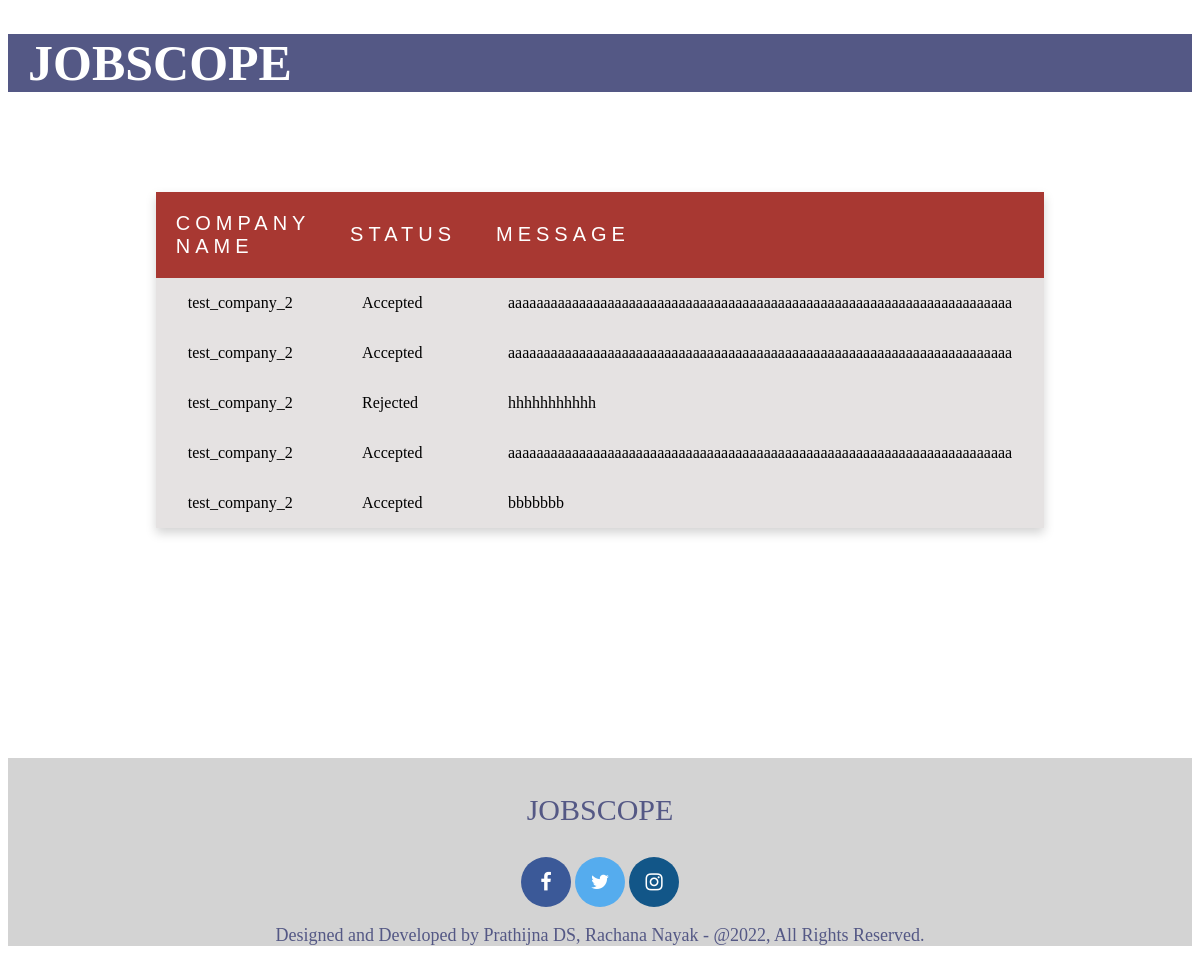
Screenshot of /jobscope/user_viewmsg.php with the database file from the repository.
### tables this page shows
CREATE TABLE `message` (
  `EmpID` int(25) NOT NULL,
  `name` varchar(255) NOT NULL,
  `status` varchar(255) NOT NULL,
  `message` varchar(255) NOT NULL
);

### jobscope/user_viewmsg.php (the view, shortened to what this page needs)
<?php
  $conn = mysqli_connect("localhost","root","","jobdb");
  $EmpID=$_SESSION['EmpID'];
  if($conn)
  {
    $query = "SELECT `name`,`status`,`message` FROM `message` WHERE EmpID='$EmpID'";
    $connect = mysqli_query($conn,$query);
    $num = mysqli_num_rows($connect);
  }
  else{
    echo "Error";
  }
?>
<!DOCTYPE html>
<html>
<head>
    <link
    rel="stylesheet"
    href="https://cdnjs.cloudflare.com/ajax/libs/font-awesome/4.7.0/css/font-awesome.min.css",href="jobresult1.css">
</head>
<body>
    <div class="topnav">
        <h1>JOBSCOPE</h1>
    </div>
     <div >
        <table  style="margin-right: auto;margin-left:auto">
            <thead>
                <tr>
                    <th>Company Name</th>
                    <th>Status </th>
                    <th>Message</th>
                </tr>
            </thead>
             <?php
                  if($num > 0)
                  {
                    while(  $data = mysqli_fetch_assoc($connect))
                    {
                        echo "
                            <tr>
                            <td>".$data['name']."</td>
                            <td>".$data['status']."</td>
                            <td>".$data['message']."</td>
                            </tr>";
                    }
                  }
                ?>
        </table>
    </div>
    <div class="footer" style="margin-top: 230px;">
      <p class="f4" style="font-size: 30;font: bold;">JOBSCOPE</p>
      <a href="#" class="fa fa-facebook"></a>
      <a href="#" class="fa fa-twitter"></a>
      <a href="#" class="fa fa-instagram"></a>
      <p class="f5">
        Designed and Developed by Prathijna DS, Rachana Nayak - @2022, All
        Rights Reserved.
      </p>
    </div>
</body>
</html>

### jobscope/user_viewmsg.php (style rules this page uses)
.topnav { background-color: #545885; }
.topnav h1 { color: white; padding-left: 20px; margin-bottom: 5px; font-weight: 800; font-size: 50px; }
table { margin-top: 100px; border-collapse: collapse; box-shadow: 0 5px 10px lightgray; background-color: white; text-align: left; overflow: hidden; border-radius: none; width: 50%; }
table thead { box-shadow: 0 5px 10px lightgray; background-color: #a83832; }
table thead th { padding: 20px; text-transform: uppercase; letter-spacing: 5px; font-size: 20px; font-weight: 500; color: white; font-family: "Poppins", sans-serif; height: 10px; }
table tbody td { padding: 1rem 2rem; }
table tbody tr { background-color: rgb(229, 226, 226); }
.footer { left: 0; bottom: 0; width: 100%; background-color: lightgray; color: white; text-align: center; padding-top: 5px; }
.f4 { font-size: 30px; text-align: center; padding: 0; color: #545885; font: bold; }
.f5 { font-size: 18px; text-align: center; color: #545885; font-weight: 300; }
.fa-facebook { background: #3b5998; color: white; }
.fa-twitter { background: #55acee; color: white; }
.fa-instagram { background: #125688; color: white; }
.fa { padding: 15px; font-size: 20px; width: 20px; text-align: center; text-decoration: none; border-radius: 50%; }

### rows the page displays
message: name "test_company_2", status "Accepted", message "aaaaaaaaaaaaaaaaaaaaaaaaaaaaaaaaaaaaaaaaaaaaaaaaaaaaaaaaaaaaaaaaaaaaaaa"
message: name "test_company_2", status "Accepted", message "aaaaaaaaaaaaaaaaaaaaaaaaaaaaaaaaaaaaaaaaaaaaaaaaaaaaaaaaaaaaaaaaaaaaaaa"
message: name "test_company_2", status "Rejected", message "hhhhhhhhhhh"
message: name "test_company_2", status "Accepted", message "aaaaaaaaaaaaaaaaaaaaaaaaaaaaaaaaaaaaaaaaaaaaaaaaaaaaaaaaaaaaaaaaaaaaaaa"
message: name "test_company_2", status "Accepted", message "bbbbbbb"
